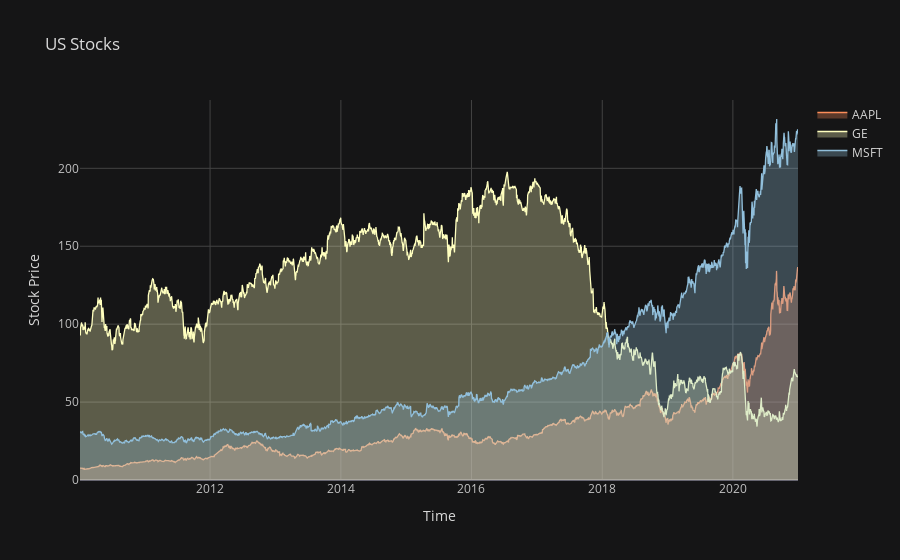

Here is the notebook cell this chart was saved with:
### Code cell
df.Close.iplot(fill = True, colorscale= "rdylbu", theme= "solar", 
             title= "US Stocks", xTitle= "Time", yTitle= "Stock Price")

### Figure 1 — Plotly figure (JSON) as saved in the notebook; plotly's stock layout.template omitted (floating-point values rounded to 4 significant figures; data arrays with more than 128 entries replaced by an {"elided": "..."} marker saying what was removed)
{"data": [{"fill": "tozeroy", "fillcolor": "rgba(252, 141, 89, 0.3)", "line": {"color": "rgba(252, 141, 89, 1.0)", "dash": "solid", "shape": "linear", "width": 1.3}, "mode": "lines", "name": "AAPL", "text": "", "type": "scatter", "x": {"elided": "2768 str values"}, "y": {"elided": "2768 float values"}}, {"fill": "tozeroy", "fillcolor": "rgba(255, 255, 191, 0.3)", "line": {"color": "rgba(255, 255, 191, 1.0)", "dash": "solid", "shape": "linear", "width": 1.3}, "mode": "lines", "name": "GE", "text": "", "type": "scatter", "x": {"elided": "2768 str values"}, "y": {"elided": "2768 float values"}}, {"fill": "tozeroy", "fillcolor": "rgba(145, 191, 219, 0.3)", "line": {"color": "rgba(145, 191, 219, 1.0)", "dash": "solid", "shape": "linear", "width": 1.3}, "mode": "lines", "name": "MSFT", "text": "", "type": "scatter", "x": {"elided": "2768 str values"}, "y": {"elided": "2768 float values"}}], "layout": {"legend": {"bgcolor": "#151516", "font": {"color": "#D9D9D9"}}, "paper_bgcolor": "#151516", "plot_bgcolor": "#151516", "title": {"font": {"color": "#D9D9D9"}, "text": "US Stocks"}, "xaxis": {"gridcolor": "#434343", "showgrid": true, "tickfont": {"color": "#C2C2C2"}, "title": {"font": {"color": "#D9D9D9"}, "text": "Time"}, "zerolinecolor": "#666570"}, "yaxis": {"gridcolor": "#434343", "showgrid": true, "tickfont": {"color": "#C2C2C2"}, "title": {"font": {"color": "#D9D9D9"}, "text": "Stock Price"}, "zerolinecolor": "#666570"}}}
